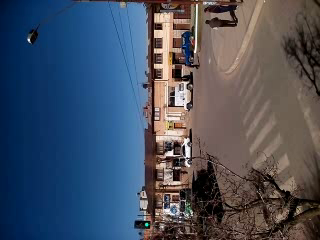
#> input picture frame 49 of 2017-10-24-18-18-41.avi, 320 x 240 px, given in place of the camera
$ python videostreamv2.py
#> lines starting #> are read from the running program, lines starting #| are printed output that depends on the picture

# import the necessary packages
from threading import Thread
import cv2
import datetime
import time
import numpy as np
class FPS:
    def __init__(self):
        # store the start time, end time, and total number of frames
        # that were examined between the start and end intervals
        self._start = None
        self._end = None
        self._numFrames = 0

    def start(self):
        # start the timer
        self._start = datetime.datetime.now()
        return self

    def stop(self):
        # stop the timer
        self._end = datetime.datetime.now()

    def update(self):
        # increment the total number of frames examined during the
        # start and end intervals
        self._numFrames += 1

    def elapsed(self):
        # return the total number of seconds between the start and
        # end interval
        return (self._end - self._start).total_seconds()

    def fps(self):
        # compute the (approximate) frames per second
        return self._numFrames / self.elapsed()

class VideoStream:
	def __init__(self, src=0, resolution = (320,240), poligono = [(0,0),(640,480)], debug = False, fps = 10):
#> called with src = 0, resolution = (640, 480), debug = False, fps = 10
		self.debug = debug
		width, height = resolution[0], resolution[1]
		# initialize the video camera stream and read the first frame
		# from the stream
		self.stream = cv2.VideoCapture(src)
		self.stream.set(cv2.CAP_PROP_FRAME_WIDTH, width)
		self.stream.set(cv2.CAP_PROP_FRAME_HEIGHT, height)
		#self.stream.set(cv2.CAP_PROP_EXPOSURE, -1)
		#self.stream.set(cv2.CAP_PROP_EXPOSURE, 50)


		(self.grabbed, self.frame) = self.stream.read()
#> self.frame is the input picture: shape (240, 320, 3); mean B, G, R 97, 80.4, 70.7

		# initialize the variable used to indicate if the thread should
		# be stopped
		time.sleep(1)
		self.stopped = False

		self.font = cv2.FONT_HERSHEY_SIMPLEX
		self.frame_number = -1

		print('-----------------------------------------------')
		print("FRAME ORIGIN SHAPE", self.frame.shape)
#| FRAME ORIGIN SHAPE (240, 320, 3)
		print('-----------------------------------------------')

		# If is debug mode
		if self.debug == True:
			print('::::::::BIENBENIDOS AL MODO DEBUG::::::::::')

			self.frame_resized = cv2.resize(self.frame, (320,240))
			print('FRAME:RESIZED', self.frame_resized.shape)
			print('FRAME', self.frame.shape)

			##### Semaforo part
			# find MAX, MIN values  in poligono
			maxinX = max([x[0] for x in poligono])
			maxinY = max([y[1] for y in poligono])

			mininX = min([x[0] for x in poligono])
			mininY = min([y[1] for y in poligono])
			# Values to cut the self.frame_resized for the
			# semaforo input

			self.x0 = mininX //2
			self.x1 = maxinX //2

			self.y0 = mininY //2
			self.y1 = maxinY //2

		else:
			# Resized normal frame
			self.frame_medium = cv2.resize(self.frame, (640,480))
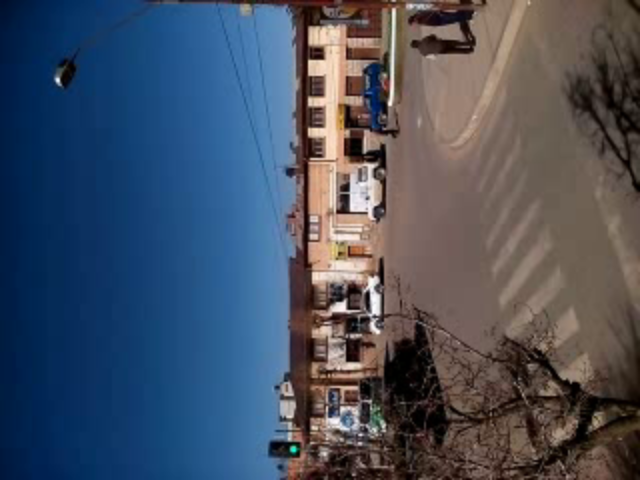
#> self.frame_medium: shape (480, 640, 3); mean B, G, R 96.9, 80.3, 70.7
			# Set new resolution for the consumers
			self.frame_resized = cv2.resize(self.frame_medium, (320,240))
			print('FRAME:RESIZED', self.frame_resized.shape)
#| FRAME:RESIZED (240, 320, 3)
			print('FRAME MEDIUM', self.frame_medium.shape)
#| FRAME MEDIUM (480, 640, 3)


			##### Semaforo part
			# find MAX, MIN values  in poligono
			maxinX = max([x[0] for x in poligono])
			maxinY = max([y[1] for y in poligono])

			mininX = min([x[0] for x in poligono])
			mininY = min([y[1] for y in poligono])
			# Values to cut the self.frame_resized for the
			# semaforo input

			self.x0 = mininX
			self.x1 = maxinX

			self.y0 = mininY
			self.y1 = maxinY

		self.imagen_semaforo = self.frame_resized[self.y0:self.y1,self.x0:self.x1]
		self.data = {'HRframe': self.frame, 'LRframe': self.frame_resized, 'frame_semaforo' : self.imagen_semaforo}

		if self.debug == True:
			self.ratio = 30 / fps


	def start(self):
		# start the thread to read frames from the video stream
		t = Thread(target=self.update, args=())
		t.daemon = True
		t.start()
		return self

	def update(self):
		# keep looping infinitely until the thread is stopped
		while True:

			# if the thread indicator variable is set, stop the thread
			if self.stopped:
				return
			# otherwise, read the next frame from the stream

			(self.grabbed, self.frame) = self.stream.read()
			#t1 = time.time()
			self.frame_medium = cv2.resize(self.frame, (640,480), interpolation = cv2.INTER_NEAREST)
			# Set new resolution for the consumers
			self.frame_resized = cv2.resize(self.frame_medium, (320,240), interpolation = cv2.INTER_NEAREST)
			# Cut imagen for the semaforo
			#print('rezising took', time.time()- t1)
			self.imagen_semaforo = self.frame_medium[self.y0:self.y1,self.x0:self.x1]

			self.data = {'HRframe': self.frame, 'LRframe': self.frame_resized, 'frame_semaforo' : self.imagen_semaforo}

	def read(self):
		# return the frame most recently read
		return self.data
	def stop(self):
		# indicate that the thread should be stopped
		self.stopped = True

if __name__ == '__main__':
	"""
	Debugss

	"""
	import argparse
	import imutils
	import time

	# construct the argument parse and parse the arguments
	ap = argparse.ArgumentParser()
	ap.add_argument("-v", "--video", default=0,
		help="path to input video file", type=int or str)
	args = vars(ap.parse_args())

	print("[INFO] starting video file thread...")

	# 8 mp ????
	height = 640
	width = 480

	resolution = (height, width)

	vs = VideoStream(src = args["video"], resolution = (640,480)).start()

	# start the FPS timer
	fps = FPS().start()

	# loop over frames from the video file stream
	counter  = -1
	while True:
		# grab the frame from the threaded video file stream, resize
		# it, and convert it to grayscale (while still retaining 3
		# channels)
		t1 = time.time()
		data = vs.read()
#> data = 3 items

		frame = data['HRframe']

		LRFrame = data['LRframe']

		#print('shape', frame)
		#frame = cv2.cvtColor(frame, cv2.COLOR_BGR2GRAY)
		#frame = np.dstack([frame, frame, frame])

		# show the frame and update the FPS counter
		cv2.putText(frame, str('out took: ') + str('{:0.5f}'.format(time.time()-t1)),(20,100), cv2.FONT_HERSHEY_SIMPLEX, 0.4,(0,255,0),1,cv2.LINE_AA)
		cv2.putText(frame, str('FRAME OUT: ') + str(counter),(20,120), cv2.FONT_HERSHEY_SIMPLEX, 0.4,(0,255,0),1,cv2.LINE_AA)
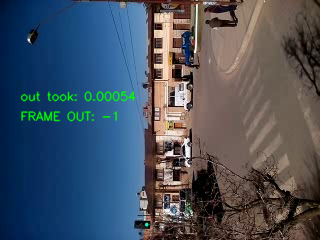
#> frame: shape (240, 320, 3); mean B, G, R 96.1, 81.8, 70.5

		cv2.imshow('frame_hd', frame)
		cv2.imshow('frame_lr', LRFrame)

		counter += 1
		if cv2.waitKey(1) & 0xFF == ord('q'):
#> (key q is pressed here)
			break
		fps.update()

	# stop the timer and display FPS information
	fps.stop()
	print("[INFO] elasped time: {:.2f}".format(fps.elapsed()))
	print("[INFO] approx. FPS: {:.2f}".format(fps.fps()))

	# do a bit of cleanup
	cv2.destroyAllWindows()
	vs.stop()

$ run again, starting later in the video
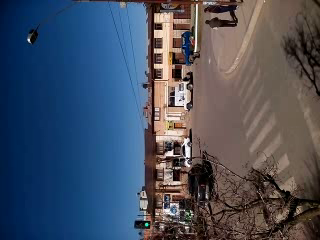
#> input picture frame 224 of 2017-10-24-18-18-41.avi, 320 x 240 px, given in place of the camera
#> in __init__, self.frame is the input picture: shape (240, 320, 3); mean B, G, R 96.7, 79.9, 70.7
#| FRAME ORIGIN SHAPE (240, 320, 3)
#> in __init__, `self.frame_medium = cv2.resize(self.frame, (640,480))`:
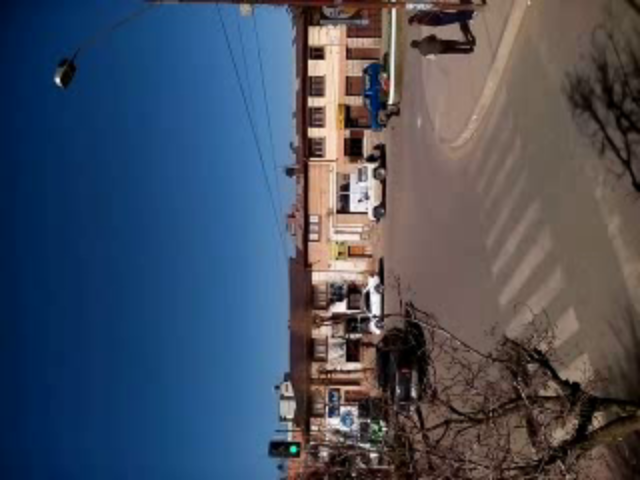
#> self.frame_medium: shape (480, 640, 3); mean B, G, R 96.7, 79.8, 70.6
#| FRAME:RESIZED (240, 320, 3)
#| FRAME MEDIUM (480, 640, 3)
#> data = 3 items
#> `cv2.putText(frame, str('FRAME OUT: ') + str(counter),(20,120), cv2.FON..`:
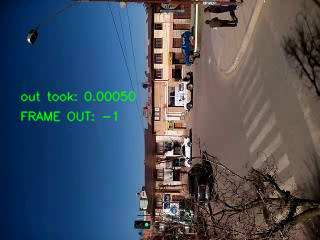
#> frame: shape (240, 320, 3); mean B, G, R 95.8, 81.3, 70.5

$ run again, starting later in the video
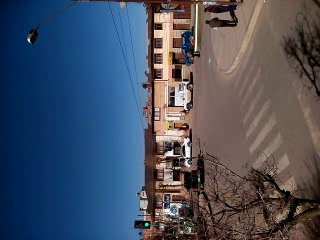
#> input picture frame 398 of 2017-10-24-18-18-41.avi, 320 x 240 px, given in place of the camera
#> in __init__, self.frame is the input picture: shape (240, 320, 3); mean B, G, R 96.8, 80, 71.2
#| FRAME ORIGIN SHAPE (240, 320, 3)
#> in __init__, `self.frame_medium = cv2.resize(self.frame, (640,480))`:
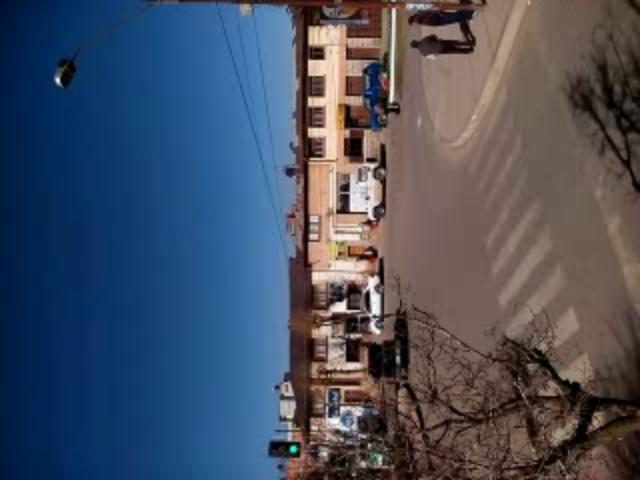
#> self.frame_medium: shape (480, 640, 3); mean B, G, R 96.8, 79.9, 71.2
#| FRAME:RESIZED (240, 320, 3)
#| FRAME MEDIUM (480, 640, 3)
#> data = 3 items
#> `cv2.putText(frame, str('FRAME OUT: ') + str(counter),(20,120), cv2.FON..`:
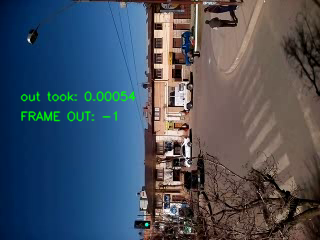
#> frame: shape (240, 320, 3); mean B, G, R 96, 81.4, 71
